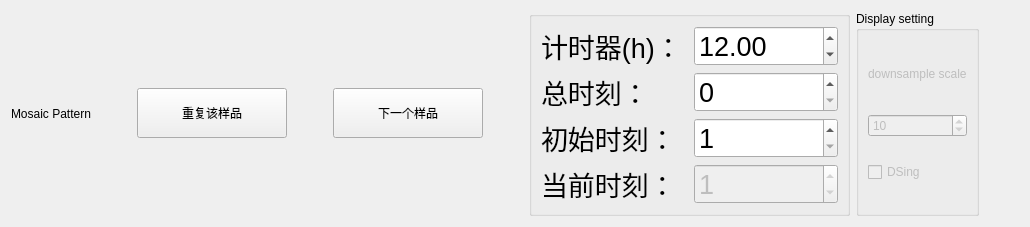
        <widget class="QWidget" name="MosaicTab">
         <attribute name="title">
          <string>孔板扫描</string>
         </attribute>
         <layout class="QHBoxLayout" name="horizontalLayout_3">
          <item>
           <widget class="QLabel" name="MosaicLabel">
            <property name="sizePolicy">
             <sizepolicy hsizetype="Expanding" vsizetype="Expanding">
              <horstretch>0</horstretch>
              <verstretch>0</verstretch>
             </sizepolicy>
            </property>
            <property name="minimumSize">
             <size>
              <width>0</width>
              <height>0</height>
             </size>
            </property>
            <property name="maximumSize">
             <size>
              <width>400</width>
              <height>400</height>
             </size>
            </property>
            <property name="text">
             <string>Mosaic Pattern</string>
            </property>
            <property name="scaledContents">
             <bool>true</bool>
            </property>
           </widget>
          </item>
          <item>
           <spacer name="horizontalSpacer_6">
            <property name="orientation">
             <enum>Qt::Horizontal</enum>
            </property>
            <property name="sizeHint" stdset="0">
             <size>
              <width>40</width>
              <height>20</height>
             </size>
            </property>
           </spacer>
          </item>
          <item>
           <widget class="QPushButton" name="RepeatSampleButton">
            <property name="minimumSize">
             <size>
              <width>150</width>
              <height>50</height>
             </size>
            </property>
            <property name="text">
             <string>重复该样品</string>
            </property>
            <property name="checkable">
             <bool>true</bool>
            </property>
           </widget>
          </item>
          <item>
           <spacer name="horizontalSpacer_7">
            <property name="orientation">
             <enum>Qt::Horizontal</enum>
            </property>
            <property name="sizeHint" stdset="0">
             <size>
              <width>40</width>
              <height>20</height>
             </size>
            </property>
           </spacer>
          </item>
          <item>
           <widget class="QPushButton" name="NextSampleButton">
            <property name="minimumSize">
             <size>
              <width>150</width>
              <height>50</height>
             </size>
            </property>
            <property name="text">
             <string>下一个样品</string>
            </property>
            <property name="checkable">
             <bool>true</bool>
            </property>
           </widget>
          </item>
          <item>
           <spacer name="horizontalSpacer_12">
            <property name="orientation">
             <enum>Qt::Horizontal</enum>
            </property>
            <property name="sizeHint" stdset="0">
             <size>
              <width>40</width>
              <height>20</height>
             </size>
            </property>
           </spacer>
          </item>
          <item>
           <widget class="QGroupBox" name="groupBox_3">
            <property name="title">
             <string/>
            </property>
            <layout class="QGridLayout" name="gridLayout_5">
             <item row="0" column="3">
              <widget class="QDoubleSpinBox" name="Timer">
               <property name="font">
                <font>
                 <pointsize>20</pointsize>
                </font>
               </property>
               <property name="decimals">
                <number>2</number>
               </property>
               <property name="maximum">
                <double>10000.000000000000000</double>
               </property>
               <property name="value">
                <double>12.000000000000000</double>
               </property>
              </widget>
             </item>
             <item row="0" column="0" colspan="3">
              <widget class="QLabel" name="label_30">
               <property name="font">
                <font>
                 <pointsize>20</pointsize>
                </font>
               </property>
               <property name="text">
                <string>计时器(h)：</string>
               </property>
              </widget>
             </item>
             <item row="5" column="0">
              <widget class="QLabel" name="label_23">
               <property name="font">
                <font>
                 <pointsize>20</pointsize>
                </font>
               </property>
               <property name="text">
                <string>初始时刻：</string>
               </property>
              </widget>
             </item>
             <item row="6" column="0">
              <widget class="QLabel" name="label_28">
               <property name="font">
                <font>
                 <pointsize>20</pointsize>
                </font>
               </property>
               <property name="text">
                <string>当前时刻：</string>
               </property>
              </widget>
             </item>
             <item row="6" column="3">
              <widget class="QSpinBox" name="CuSlice">
               <property name="enabled">
                <bool>false</bool>
               </property>
               <property name="font">
                <font>
                 <pointsize>20</pointsize>
                </font>
               </property>
               <property name="maximum">
                <number>10000</number>
               </property>
               <property name="value">
                <number>1</number>
               </property>
              </widget>
             </item>
             <item row="5" column="3">
              <widget class="QSpinBox" name="SliceN">
               <property name="minimumSize">
                <size>
                 <width>0</width>
                 <height>0</height>
                </size>
               </property>
               <property name="maximumSize">
                <size>
                 <width>200</width>
                 <height>16777215</height>
                </size>
               </property>
               <property name="font">
                <font>
                 <pointsize>20</pointsize>
                </font>
               </property>
               <property name="minimum">
                <number>1</number>
               </property>
               <property name="maximum">
                <number>10000</number>
               </property>
              </widget>
             </item>
             <item row="2" column="3">
              <widget class="QSpinBox" name="SliceTotal">
               <property name="font">
                <font>
                 <pointsize>20</pointsize>
                </font>
               </property>
               <property name="maximum">
                <number>1000</number>
               </property>
              </widget>
             </item>
             <item row="2" column="0" colspan="3">
              <widget class="QLabel" name="label_52">
               <property name="font">
                <font>
                 <pointsize>20</pointsize>
                </font>
               </property>
               <property name="text">
                <string>总时刻：</string>
               </property>
              </widget>
             </item>
            </layout>
           </widget>
          </item>
          <item>
           <widget class="QGroupBox" name="groupBox_6">
            <property name="maximumSize">
             <size>
              <width>200</width>
              <height>16777215</height>
             </size>
            </property>
            <property name="title">
             <string>Display setting</string>
            </property>
            <layout class="QVBoxLayout" name="verticalLayout_23">
             <item>
              <widget class="QLabel" name="label_24">
               <property name="enabled">
                <bool>false</bool>
               </property>
               <property name="maximumSize">
                <size>
                 <width>200</width>
                 <height>30</height>
                </size>
               </property>
               <property name="text">
                <string>downsample scale</string>
               </property>
              </widget>
             </item>
             <item>
              <widget class="QSpinBox" name="scale">
               <property name="enabled">
                <bool>false</bool>
               </property>
               <property name="maximumSize">
                <size>
                 <width>100</width>
                 <height>16777215</height>
                </size>
               </property>
               <property name="minimum">
                <number>1</number>
               </property>
               <property name="value">
                <number>10</number>
               </property>
              </widget>
             </item>
             <item>
              <widget class="QCheckBox" name="DSing">
               <property name="enabled">
                <bool>false</bool>
               </property>
               <property name="maximumSize">
                <size>
                 <width>200</width>
                 <height>16777215</height>
                </size>
               </property>
               <property name="text">
                <string>DSing</string>
               </property>
              </widget>
             </item>
            </layout>
           </widget>
          </item>
          <item>
           <spacer name="horizontalSpacer_9">
            <property name="orientation">
             <enum>Qt::Horizontal</enum>
            </property>
            <property name="sizeHint" stdset="0">
             <size>
              <width>40</width>
              <height>20</height>
             </size>
            </property>
           </spacer>
          </item>
         </layout>
        </widget>
